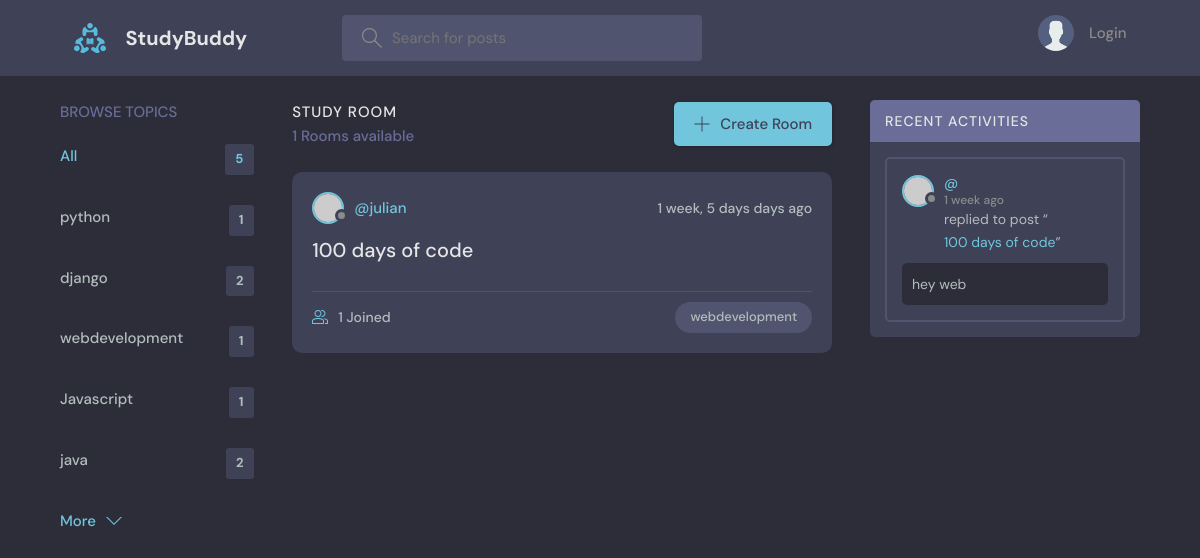
The app's page /?q=webdevelopment, older data.
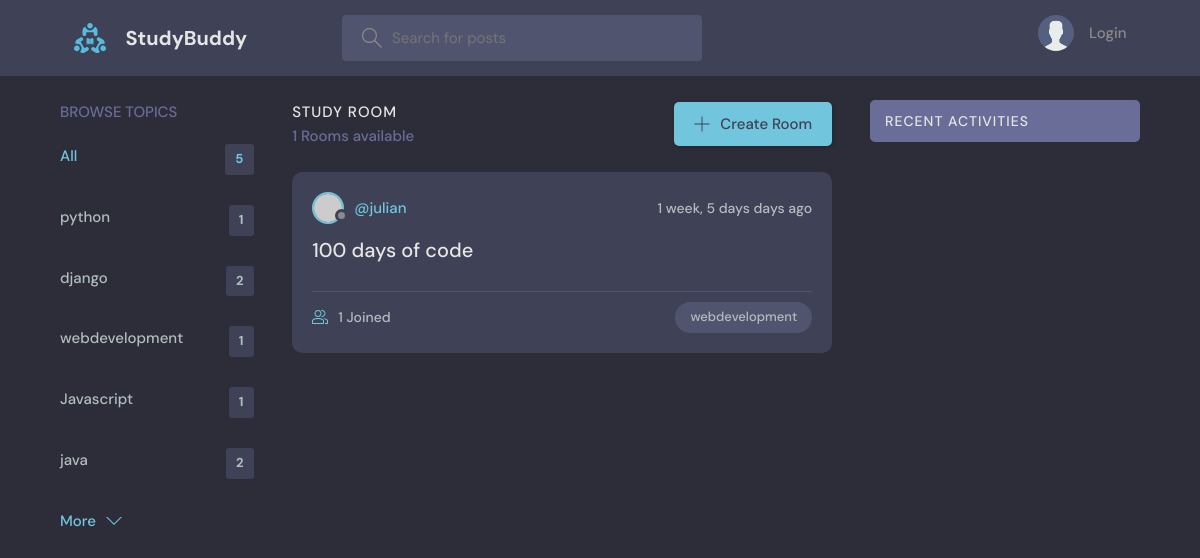
The same page, newer data.
### base/models.py (models this page shows, shortened)
class Topic(models.Model):
    name=models.CharField(max_length=200)

class Room(models.Model):
    host= models.ForeignKey(User, on_delete=models.SET_NULL, null=True)
    topic= models.ForeignKey(Topic, on_delete=models.SET_NULL, null=True)
    name = models.CharField(max_length = 200)
    description= models.TextField(null=True, blank=True)
    participants = models.ManyToManyField(User, blank=True, related_name='room_participants')
    updated =models.DateTimeField(auto_now=True)
    created = models.DateTimeField(auto_now_add=True)
    class Meta:
        ordering =['-updated', '-created'] #'-' makes it reverse order(newest at the top), no dash means it is decending order

class Message(models.Model):
        user= models.ForeignKey(User, on_delete=models.CASCADE)
        room = models.ForeignKey(Room, on_delete=models.CASCADE) #if there is an error check here the Room throws an error if not ''
        body =models.TextField()
        updated =models.DateTimeField(auto_now=True)
        created = models.DateTimeField(auto_now_add=True)
        class Meta:
            ordering =['-updated', '-created'] #'-' makes it reverse order(newest at the top), no dash means it is decending order

### base/views.py (the view)
# urls.py: path('', views.home, name='home'),
def home(request):
    q = request.GET.get('q') if request.GET.get('q') != None else ''
    rooms = Room.objects.filter(
    Q(topic__name__icontains=q) |
    Q(name__icontains= q) |
    Q(description__icontains=q)
    )
    topics = Topic.objects.all() [0:5]
    room_count = rooms.count()
    room_messages = Message.objects.filter(Q(room__topic__name__icontains=q))
    context = {'rooms': rooms, 'topics': topics,
    'room_count': room_count, 'room_messages': room_messages}
    return render(request, 'base/home.html', context)

### base/templates/base/home.html (shortened to what this page needs)
{% extends 'main.html'%}
{%block content%}
    <main class="layout layout--3">
      <div class="container">
        {%include 'base/topics_component.html' %}
        <div class="roomList">
          <div class="roomList__header">
            <div>
              <h2>Study Room</h2>
              <p>{{room_count}} Rooms available</p>
            </div>
            <a class="btn btn--main" href="{% url 'create-room' %}">
              <svg version="1.1" xmlns="http://www.w3.org/2000/svg" width="32" height="32" viewBox="0 0 32 32">
                <title>add</title>
                <path
                  d="M16.943 0.943h-1.885v14.115h-14.115v1.885h14.115v14.115h1.885v-14.115h14.115v-1.885h-14.115v-14.115z"
                ></path>
              </svg>
              Create Room
            </a>
          </div>
            {% include 'base/feed_component.html' %}
        </div>
         {% include 'base/activity_component.html' %}
      </div>
    </main>
 {% endblock %}

### base/templates/base/topics_component.html
<div class="topics">
    <div class="topics__header">
      <h2>Browse Topics</h2>
    </div>
    <ul class="topics__list">
      <li>
        <a href="{% url 'home'%}" class="active">All <span>{{topics.count}}</span></a>
      </li>
      {% for topic in topics%}
      <li>
        <a href="{% url 'home' %}?q={{topic.name}}" >{{topic.name}} <span>{{topic.room_set.all.count}}</span></a>
      </li>
    {% endfor %}
    </ul>
    <a class="btn btn--link" href="{%url 'topics'%}">
      More
      <svg version="1.1" xmlns="http://www.w3.org/2000/svg" width="32" height="32" viewBox="0 0 32 32">
        <title>chevron-down</title>
        <path d="M16 21l-13-13h-3l16 16 16-16h-3l-13 13z"></path>
      </svg>
    </a>
  </div>

### base/templates/base/feed_component.html (shortened to what this page needs)
{% for room in rooms %}
<div class="roomListRoom">
   <div class="roomListRoom__header">
     <a href="{%url 'user-profile' room.host.id%}" class="roomListRoom__author">
       <div class="avatar avatar--small">
         <img src="https://randomuser.me/api/portraits/women/11.jpg" />
       </div>
       <span>@{{room.host.username}}</span>
     </a>
     <div class="roomListRoom__actions">
       <span>{{room.created|timesince}} days ago</span>
     </div>
   </div>
   <div class="roomListRoom__content">
     <a href="{% url 'room' room.id %}">{{room.name}}</a>
   </div>
   <div class="roomListRoom__meta">
     <a href="{% url 'room' room.id %}" class="roomListRoom__joined">
       {{room.participants.all.count}} Joined
     </a>
     <p class="roomListRoom__topic">{{room.topic.name}}</p>
   </div>
 </div>
 {%endfor%}

### base/templates/base/activity_component.html (shortened to what this page needs)
<div class="activities">
    <div class="activities__header">
      <h2>Recent Activities</h2>
    </div>
    {%for message in room_messages%}
    <div class="activities__box">
      <div class="activities__boxHeader roomListRoom__header">
        <a href="{%url 'user-profile' message.user.id%}" class="roomListRoom__author">
          <div class="avatar avatar--small">
            <img src="https://randomuser.me/api/portraits/women/11.jpg" />
          </div>
          <p>
            @{{user.username}}
            <span> {{message.created|timesince}} ago</span>
          </p>
        </a>
      </div>
      <div class="activities__boxContent">
        <p>replied to post “<a href="{% url 'room' message.room.id %}">{{message.room.name}}</a>”</p>
        <div class="activities__boxRoomContent">
          {{message.body}}
        </div>
      </div>
    </div>
    {% endfor %}
  </div>

Row changes from the older to the newer data that the page shows:
removed Message: created "1 week", room.name "100 days of code", body "hey web"
